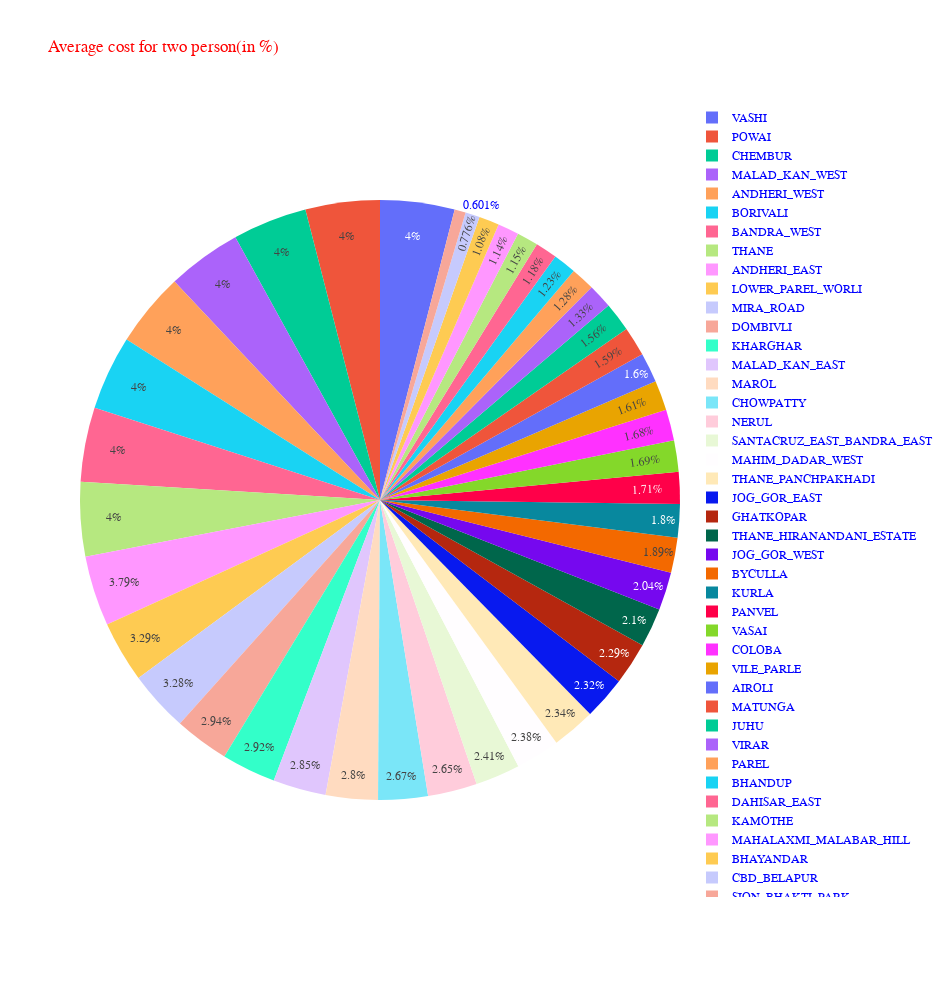

This figure's notebook cell:
### Code cell
plt.figure(figsize=(15,10))
f = data.locality.value_counts()
fig = px.pie(data, values=f, names=f.index, width=950, height=1000,title="Average cost for two person(in %)")
fig.update_layout(
    font_family="Courier New",
    font_color="blue",
    title_font_family="Times New Roman",
    title_font_color="red",
    legend_title_font_color="green"
)
fig.show()

### Figure 1 — Plotly figure (JSON) as saved in the notebook; plotly's stock layout.template omitted (floating-point values rounded to 4 significant figures)
{"data": [{"domain": {"x": [0, 1], "y": [0, 1]}, "hovertemplate": "label=%{label}<br>value=%{value}<extra></extra>", "labels": ["VASHI", "POWAI", "CHEMBUR", "MALAD_KAN_WEST", "ANDHERI_WEST", "BORIVALI", "BANDRA_WEST", "THANE", "ANDHERI_EAST", "LOWER_PAREL_WORLI", "MIRA_ROAD", "DOMBIVLI", "KHARGHAR", "MALAD_KAN_EAST", "MAROL", "CHOWPATTY", "NERUL", "SANTACRUZ_EAST_BANDRA_EAST", "MAHIM_DADAR_WEST", "THANE_PANCHPAKHADI", "JOG_GOR_EAST", "GHATKOPAR", "THANE_HIRANANDANI_ESTATE", "JOG_GOR_WEST", "BYCULLA", "KURLA", "PANVEL", "VASAI", "COLOBA", "VILE_PARLE", "AIROLI", "MATUNGA", "JUHU", "VIRAR", "PAREL", "BHANDUP", "DAHISAR_EAST", "KAMOTHE", "MAHALAXMI_MALABAR_HILL", "BHAYANDAR", "CBD_BELAPUR", "SION_BHAKTI_PARK"], "legendgroup": "", "name": "", "showlegend": true, "type": "pie", "values": [480, 480, 480, 480, 480, 480, 480, 480, 454, 394, 393, 352, 350, 342, 336, 320, 318, 289, 285, 281, 278, 274, 252, 245, 226, 216, 205, 202, 201, 193, 192, 190, 187, 159, 154, 148, 141, 138, 137, 130, 93, 72]}], "layout": {"font": {"color": "blue", "family": "Courier New"}, "height": 1000, "legend": {"title": {"font": {"color": "green"}}, "tracegroupgap": 0}, "title": {"font": {"color": "red", "family": "Times New Roman"}, "text": "Average cost for two person(in %)"}, "width": 950}}
